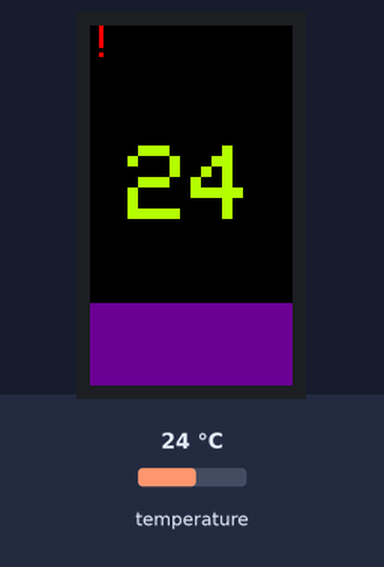
The program below on a simulated ESP32. Parts: 135×240 colour display. The inputs (shaded band) are chosen by the test bench; at power-on: temperature 24 °C. WiFi joins after 1.5 s; servers stay silent unless stated; uploads are accepted with an empty reply; not simulated (calls return 0 or success): credentials.h; what the program prints to the serial monitor is not drawn.

Above: at 4.1 s.
4.2 s: temperature set to 33 °C
At 6.1 s:
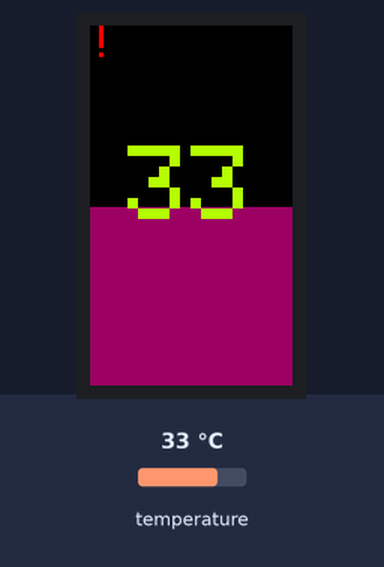
9.1 s: temperature set to 12 °C
At 10.4 s:
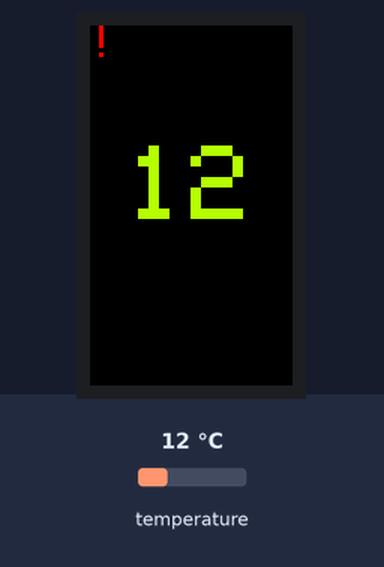
11.1 s: temperature set to 19 °C
At 12.5 s:
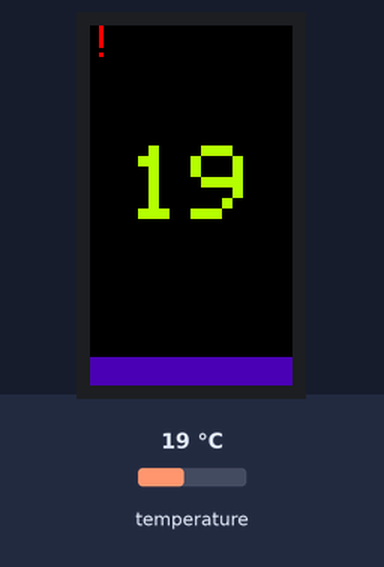
13.4 s: temperature set to 28 °C
At 15.1 s:
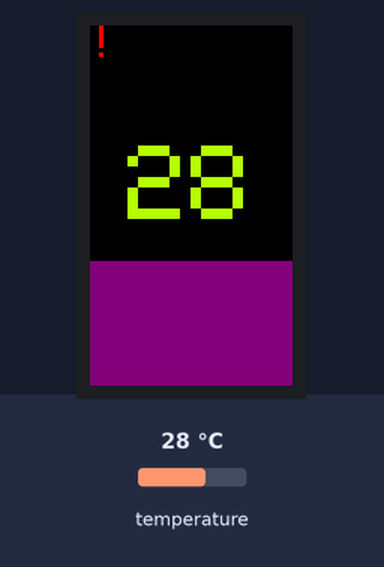
16.2 s: temperature set to 41 °C
At 18.4 s:
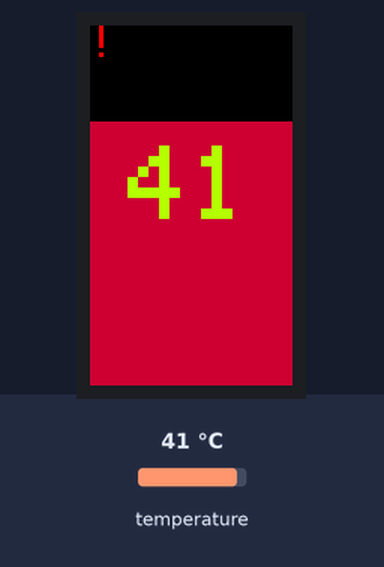
19.1 s: temperature set to 0 °C
At 21.3 s:
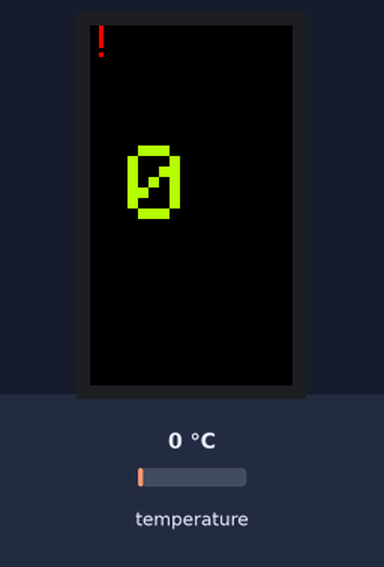
Timing chart, 0 to 22.8 s (numbered marks = the images above; inputs shaded):
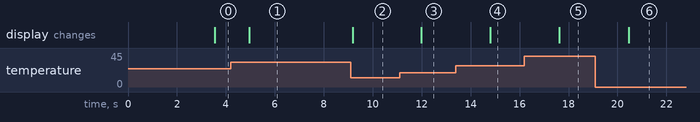

The program:

main.cpp
```cpp
#include <Arduino.h>
#include <TFT_eSPI.h>
#include <SPI.h>
#include "WiFi.h"
#include <Wire.h>
#include "Button2.h"
#include "esp_adc_cal.h"
#include "bmp.h"
#include <OneWire.h>
#include <DallasTemperature.h>
#include "credentials.h"
#include <HTTPClient.h>


// TFT Pins has been set in the TFT_eSPI library in the User Setup file TTGO_T_Display.h
// #define TFT_MOSI            19
// #define TFT_SCLK            18
// #define TFT_CS              5
// #define TFT_DC              16
// #define TFT_RST             23
// #define TFT_BL              4   // Display backlight control pin


#define ADC_EN              14  //ADC_EN is the ADC detection enable port
#define ADC_PIN             34
#define BUTTON_1            35
#define BUTTON_2            0

#define PIN_ONE_WIRE 17

#define server_send_interval_s 60

#define WIFI_AT_BOOT_TIMEOUT 30


TFT_eSPI tft = TFT_eSPI(135, 240); // Invoke custom library
// Button2 btn1(BUTTON_1);
// Button2 btn2(BUTTON_2);

char buff[512];
int vref = 1100;
int btnCick = false;
float temperature;
char hostname[]="hotwatercontroller";
bool last_send_ok_flag=false;

String serverName = "http://192.168.1.125/update_hot_water_temperature";

OneWire oneWire(PIN_ONE_WIRE);
DallasTemperature sensors(&oneWire);


//#define ENABLE_SPI_SDCARD

//Uncomment will use SDCard, this is just a demonstration,
//how to use the second SPI
// #ifdef ENABLE_SPI_SDCARD

// #include "FS.h"
// #include "SD.h"

SPIClass SDSPI(HSPI);

#define MY_CS       33
#define MY_SCLK     25
#define MY_MISO     27
#define MY_MOSI     26

// void setupSDCard()
// {
//     SDSPI.begin(MY_SCLK, MY_MISO, MY_MOSI, MY_CS);
//     //Assuming use of SPI SD card
//     if (!SD.begin(MY_CS, SDSPI)) {
//         Serial.println("Card Mount Failed");
//         tft.setTextColor(TFT_RED);
//         tft.drawString("SDCard Mount FAIL", tft.width() / 2, tft.height() / 2 - 32);
//         tft.setTextColor(TFT_GREEN);
//     } else {
//         tft.setTextColor(TFT_GREEN);
//         Serial.println("SDCard Mount PASS");
//         tft.drawString("SDCard Mount PASS", tft.width() / 2, tft.height() / 2 - 48);
//         String size = String((uint32_t)(SD.cardSize() / 1024 / 1024)) + "MB";
//         tft.drawString(size, tft.width() / 2, tft.height() / 2 - 32);
//     }
// }
// #else
// #define setupSDCard()
// #endif


//void wifi_scan();

// //! Long time delay, it is recommended to use shallow sleep, which can effectively reduce the current consumption
// void espDelay(int ms)
// {
//     esp_sleep_enable_timer_wakeup(ms * 1000);
//     esp_sleep_pd_config(ESP_PD_DOMAIN_RTC_PERIPH, ESP_PD_OPTION_ON);
//     esp_light_sleep_start();
// }

// void showVoltage()
// {
//     static uint64_t timeStamp = 0;
//     if (millis() - timeStamp > 1000) {
//         timeStamp = millis();
//         uint16_t v = analogRead(ADC_PIN);
//         float battery_voltage = ((float)v / 4095.0) * 2.0 * 3.3 * (vref / 1000.0);
//         String voltage = "Voltage :" + String(battery_voltage) + "V";
//         Serial.println(voltage);
//         tft.fillScreen(TFT_BLACK);
//         tft.setTextDatum(MC_DATUM);
//         tft.drawString(voltage,  tft.width() / 2, tft.height() / 2 );
//     }
// }

// void button_init()
// {
//     btn1.setLongClickHandler([](Button2 & b) {
//         btnCick = false;
//         int r = digitalRead(TFT_BL);
//         tft.fillScreen(TFT_BLACK);
//         tft.setTextColor(TFT_GREEN, TFT_BLACK);
//         tft.setTextDatum(MC_DATUM);
//         tft.drawString("Press again to wake up",  tft.width() / 2, tft.height() / 2 );
//         espDelay(6000);
//         digitalWrite(TFT_BL, !r);

//         tft.writecommand(TFT_DISPOFF);
//         tft.writecommand(TFT_SLPIN);
//         //After using light sleep, you need to disable timer wake, because here use external IO port to wake up
//         esp_sleep_disable_wakeup_source(ESP_SLEEP_WAKEUP_TIMER);
//         // esp_sleep_enable_ext1_wakeup(GPIO_SEL_35, ESP_EXT1_WAKEUP_ALL_LOW);
//         esp_sleep_enable_ext0_wakeup(GPIO_NUM_35, 0);
//         delay(200);
//         esp_deep_sleep_start();
//     });
//     btn1.setPressedHandler([](Button2 & b) {
//         Serial.println("Detect Voltage..");
//         btnCick = true;
//     });

//     btn2.setPressedHandler([](Button2 & b) {
//         btnCick = false;
//         Serial.println("btn press wifi scan");
//         wifi_scan();
//     });
// }

// void button_loop()
// {
//     btn1.loop();
//     btn2.loop();
// }

// void wifi_scan()
// {
//     tft.setTextColor(TFT_GREEN, TFT_BLACK);
//     tft.fillScreen(TFT_BLACK);
//     tft.setTextDatum(MC_DATUM);
//     tft.setTextSize(1);

//     tft.drawString("Scan Network", tft.width() / 2, tft.height() / 2);

//     WiFi.mode(WIFI_STA);
//     WiFi.disconnect();
//     delay(100);

//     int16_t n = WiFi.scanNetworks();
//     tft.fillScreen(TFT_BLACK);
//     if (n == 0) {
//         tft.drawString("no networks found", tft.width() / 2, tft.height() / 2);
//     } else {
//         tft.setTextDatum(TL_DATUM);
//         tft.setCursor(0, 0);
//         Serial.printf("Found %d net\n", n);
//         for (int i = 0; i < n; ++i) {
//             sprintf(buff,
//                     "[%d]:%s(%d)",
//                     i + 1,
//                     WiFi.SSID(i).c_str(),
//                     WiFi.RSSI(i));
//             tft.println(buff);
//         }
//     }
//     // WiFi.mode(WIFI_OFF);
// }

float get_temp()
{
  // uint32_t rand_source= esp_random(); // 32 bit word of random bits
  // float temp=50.0*(rand_source/4294967295.0);
  // return temp;

  Serial.print("Requesting temperatures...");
  sensors.requestTemperatures(); // Send the command to get temperatures
  Serial.println("DONE");
  // After we got the temperatures, we can print them here.
  // We use the function ByIndex, and as an example get the temperature from the first sensor only.
  float tempC = sensors.getTempCByIndex(0);

  // Check if reading was successful
  if (tempC != DEVICE_DISCONNECTED_C)
  {
    Serial.print("Temperature for the device 1 (index 0) is: ");
    Serial.println(tempC);
  }
  else
  {
    Serial.println("Error: Could not read temperature data");
  }
  return tempC;
}

void update_display()
{
  tft.setRotation(4); //Portrait with buttons at the bottom
  tft.setTextColor(TFT_GREENYELLOW);
  tft.fillScreen(TFT_BLACK);
  float hotness=(temperature-5.0)/45.0; // 0 -1 scale for hotness
  if (hotness<0)
  {
    hotness=0.0;
  }
  if (hotness>1.0)
  {
    hotness=1.0;
  }

  int rect_height=int(hotness*320.0); // Sensible range is 5-60  i.e. 45 degrees maps to 320 pixels
  // Red is 0xF800 i.e. top 5 bits
  // Blue is 0x001F i.e. bottom 5 bits
  int red=int(32*hotness);
  int blue=int(32*(1-hotness));
  uint32_t temp_color=(red*0x0800 | blue) & 0xFFFF;
  //Serial.printf("red = %d, blue = %d  =>",red,blue);
  ///Serial.println(temp_color,HEX);


  tft.fillRect(0,320-rect_height,240,rect_height,temp_color);
  tft.setTextSize(9);
  tft.setCursor(25,80);
  tft.printf("%d",(int)temperature);

  if (!last_send_ok_flag)
  {
    tft.setCursor(0,0);
    tft.setTextColor(TFT_RED);
    tft.setTextSize(3);
    tft.print("!");
  }

}

void setup_wifi()
{


  WiFi.setHostname(hostname);
  WiFi.mode(WIFI_STA);
  WiFi.setAutoReconnect(true);
  delay(1000);
  WiFi.begin(wifi_ssid, wifi_password);
  delay(1000);
  Serial.printf("Connecting to: %s\n",wifi_ssid);
  Serial.println("");

  uint32_t wifi_timeout=millis()+WIFI_AT_BOOT_TIMEOUT;

  // Wait for connection
  while (true)
  {
    if (WiFi.status() == WL_CONNECTED)
    {
      Serial.println("\nWifi now connected");
      break;
    }
    if (millis()>wifi_timeout)
    {
      Serial.println("Pointless message saying we are restarting to have another go at connecting");
      ESP.restart();
    }

    delay(500);
    Serial.print(".");
  }

  Serial.println("");
  Serial.print("Connected to ");
  Serial.println(wifi_ssid);
  Serial.print("IP address: ");
  Serial.println(WiFi.localIP());
}

void setup()
{
    Serial.begin(115200);
    Serial.println("Start");

    /*
    ADC_EN is the ADC detection enable port
    If the USB port is used for power supply, it is turned on by default.
    If it is powered by battery, it needs to be set to high level
    */
    // pinMode(ADC_EN, OUTPUT);
    // digitalWrite(ADC_EN, HIGH);

    tft.init();
    tft.setRotation(1);
    tft.fillScreen(TFT_BLACK);
    tft.setTextSize(2);
    tft.setTextColor(TFT_GREEN);
    tft.setCursor(0, 0);
    tft.setTextDatum(MC_DATUM);
    tft.setTextSize(1);

    /*
    if (TFT_BL > 0) {                           // TFT_BL has been set in the TFT_eSPI library in the User Setup file TTGO_T_Display.h
        pinMode(TFT_BL, OUTPUT);                // Set backlight pin to output mode
        digitalWrite(TFT_BL, TFT_BACKLIGHT_ON); // Turn backlight on. TFT_BACKLIGHT_ON has been set in the TFT_eSPI library in the User Setup file TTGO_T_Display.h
    }
    */

    // tft.setSwapBytes(true);
    // tft.pushImage(0, 0,  240, 135, ttgo);
    // espDelay(5000);


    // tft.setRotation(0);
    // tft.fillScreen(TFT_RED);
    // espDelay(1000);
    // tft.fillScreen(TFT_BLUE);
    // espDelay(1000);
    // tft.fillScreen(TFT_GREEN);
    // espDelay(1000);

    // button_init();

    // esp_adc_cal_characteristics_t adc_chars;
    // esp_adc_cal_value_t val_type = esp_adc_cal_characterize(ADC_UNIT_1, ADC_ATTEN_DB_11, ADC_WIDTH_BIT_12, 1100, &adc_chars);    //Check type of calibration value used to characterize ADC
    // if (val_type == ESP_ADC_CAL_VAL_EFUSE_VREF) {
    //     Serial.printf("eFuse Vref:%u mV", adc_chars.vref);
    //     vref = adc_chars.vref;
    // } else if (val_type == ESP_ADC_CAL_VAL_EFUSE_TP) {
    //     Serial.printf("Two Point --> coeff_a:%umV coeff_b:%umV\n", adc_chars.coeff_a, adc_chars.coeff_b);
    // } else {
    //     Serial.println("Default Vref: 1100mV");
    // }


    tft.fillScreen(TFT_BLACK);
    tft.setTextDatum(MC_DATUM);

    // setupSDCard();


    tft.drawString("LeftButton:", tft.width() / 2, tft.height() / 2 - 16);
    tft.drawString("[WiFi Scan]", tft.width() / 2, tft.height() / 2 );
    tft.drawString("RightButton:", tft.width() / 2, tft.height() / 2 + 16);
    tft.drawString("[Voltage Monitor]", tft.width() / 2, tft.height() / 2 + 32 );
    tft.drawString("RightButtonLongPress:", tft.width() / 2, tft.height() / 2 + 48);
    tft.drawString("[Deep Sleep]", tft.width() / 2, tft.height() / 2 + 64 );
    tft.setTextDatum(TL_DATUM);

    sensors.begin();
    setup_wifi();
}


void loop()
{
    // if (btnCick) {
    //     showVoltage();
    // }
    // button_loop();
    uint32_t next_send_time=millis()+1000*server_send_interval_s;
    while (millis()<next_send_time)
    {
      temperature=get_temp();
      Serial.println(temperature);
      update_display();
      delay(600);
    }

    // Send to server

    HTTPClient http;

    String serverPath = serverName + "?temperature="+String(temperature);

    // Your Domain name with URL path or IP address with path
    http.begin(serverPath.c_str());

    // If you need Node-RED/server authentication, insert user and password below
    //http.setAuthorization("REPLACE_WITH_SERVER_USERNAME", "REPLACE_WITH_SERVER_PASSWORD");

    // Send HTTP GET request
    int httpResponseCode = http.GET();

    if (httpResponseCode>0) {
      Serial.print("HTTP Response code: ");
      Serial.println(httpResponseCode);
      String payload = http.getString();
      Serial.println(payload);
      last_send_ok_flag=(httpResponseCode==200);
    }
    else {
      Serial.print("Error code: ");
      Serial.println(httpResponseCode);
      last_send_ok_flag=false;
    }
    // Free resources
    http.end();


    // Auto reconnect if wifi down by restarting...
    if (WiFi.status()!= WL_CONNECTED)
    {
      ESP.restart();
    }


}
```

Source omitted: bmp.h (data table, 313595 bytes)

Measured:
- after the input at 4.2 s, the display: changes after 0.76 s (image 1)
- after the input at 9.1 s, the display: changes after 0.09 s (image 2)
- after the input at 11.1 s, the display: changes after 0.89 s (image 3)
- after the input at 13.4 s, the display: changes after 1.4 s (image 4)
- after the input at 16.2 s, the display: changes after 1.4 s (image 5)
- after the input at 19.1 s, the display: changes after 1.4 s (image 6)
